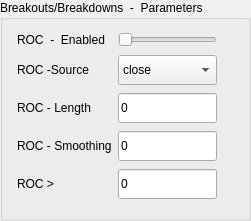
            <widget class="QGroupBox" name="grpBox_BO_parametersIndi">
             <property name="geometry">
              <rect>
               <x>820</x>
               <y>40</y>
               <width>251</width>
               <height>221</height>
              </rect>
             </property>
             <property name="styleSheet">
              <string notr="true"/>
             </property>
             <property name="title">
              <string>Breakouts/Breakdowns  -  Parameters</string>
             </property>
             <widget class="QWidget" name="layoutWidget_28">
              <property name="geometry">
               <rect>
                <x>17</x>
                <y>30</y>
                <width>231</width>
                <height>171</height>
               </rect>
              </property>
              <layout class="QGridLayout" name="gridLayout_57">
               <item row="2" column="2">
                <spacer name="horizontalSpacer_37">
                 <property name="orientation">
                  <enum>Qt::Horizontal</enum>
                 </property>
                 <property name="sizeHint" stdset="0">
                  <size>
                   <width>40</width>
                   <height>20</height>
                  </size>
                 </property>
                </spacer>
               </item>
               <item row="1" column="0">
                <widget class="QLabel" name="lblSELL_IndicatorEnabled_10">
                 <property name="styleSheet">
                  <string notr="true"/>
                 </property>
                 <property name="text">
                  <string>ROC  -  Enabled</string>
                 </property>
                </widget>
               </item>
               <item row="1" column="1">
                <widget class="QSlider" name="hSlider_SELL_IndicatorEnabled_32">
                 <property name="styleSheet">
                  <string notr="true"/>
                 </property>
                 <property name="maximum">
                  <number>5</number>
                 </property>
                 <property name="orientation">
                  <enum>Qt::Horizontal</enum>
                 </property>
                </widget>
               </item>
               <item row="2" column="0">
                <widget class="QLabel" name="lblRocAppliedPrice_9">
                 <property name="styleSheet">
                  <string notr="true"/>
                 </property>
                 <property name="text">
                  <string>ROC -Source</string>
                 </property>
                </widget>
               </item>
               <item row="5" column="1">
                <widget class="QLineEdit" name="txtRocRBuyIncreasePercentage_9">
                 <property name="minimumSize">
                  <size>
                   <width>0</width>
                   <height>30</height>
                  </size>
                 </property>
                 <property name="styleSheet">
                  <string notr="true"/>
                 </property>
                 <property name="text">
                  <string>0</string>
                 </property>
                </widget>
               </item>
               <item row="5" column="0">
                <widget class="QLabel" name="lblRocRBuyIncreasePercentage_9">
                 <property name="styleSheet">
                  <string notr="true"/>
                 </property>
                 <property name="text">
                  <string>ROC &gt;</string>
                 </property>
                </widget>
               </item>
               <item row="3" column="1">
                <widget class="QLineEdit" name="txtRocPeriodR_9">
                 <property name="minimumSize">
                  <size>
                   <width>0</width>
                   <height>30</height>
                  </size>
                 </property>
                 <property name="cursor">
                  <cursorShape>IBeamCursor</cursorShape>
                 </property>
                 <property name="styleSheet">
                  <string notr="true"/>
                 </property>
                 <property name="text">
                  <string>0</string>
                 </property>
                </widget>
               </item>
               <item row="2" column="1">
                <widget class="QComboBox" name="drpRocAppliedPriceR_9">
                 <property name="sizePolicy">
                  <sizepolicy hsizetype="Preferred" vsizetype="Fixed">
                   <horstretch>0</horstretch>
                   <verstretch>0</verstretch>
                  </sizepolicy>
                 </property>
                 <property name="minimumSize">
                  <size>
                   <width>0</width>
                   <height>30</height>
                  </size>
                 </property>
                 <property name="styleSheet">
                  <string notr="true"/>
                 </property>
                 <item>
                  <property name="text">
                   <string>close</string>
                  </property>
                 </item>
                 <item>
                  <property name="text">
                   <string>open</string>
                  </property>
                 </item>
                 <item>
                  <property name="text">
                   <string>high</string>
                  </property>
                 </item>
                 <item>
                  <property name="text">
                   <string>low</string>
                  </property>
                 </item>
                 <item>
                  <property name="text">
                   <string>HL2</string>
                  </property>
                 </item>
                 <item>
                  <property name="text">
                   <string>HLC3</string>
                  </property>
                 </item>
                 <item>
                  <property name="text">
                   <string>OHLC</string>
                  </property>
                 </item>
                </widget>
               </item>
               <item row="3" column="0">
                <widget class="QLabel" name="lblRocPeriodR_9">
                 <property name="styleSheet">
                  <string notr="true"/>
                 </property>
                 <property name="text">
                  <string>ROC - Length</string>
                 </property>
                </widget>
               </item>
               <item row="4" column="0">
                <widget class="QLabel" name="lblRocSmoothingR_9">
                 <property name="styleSheet">
                  <string notr="true"/>
                 </property>
                 <property name="text">
                  <string>ROC - Smoothing</string>
                 </property>
                </widget>
               </item>
               <item row="4" column="1">
                <widget class="QLineEdit" name="txtRocSmoothingR_9">
                 <property name="minimumSize">
                  <size>
                   <width>0</width>
                   <height>30</height>
                  </size>
                 </property>
                 <property name="styleSheet">
                  <string notr="true"/>
                 </property>
                 <property name="text">
                  <string>0</string>
                 </property>
                </widget>
               </item>
              </layout>
             </widget>
            </widget>
